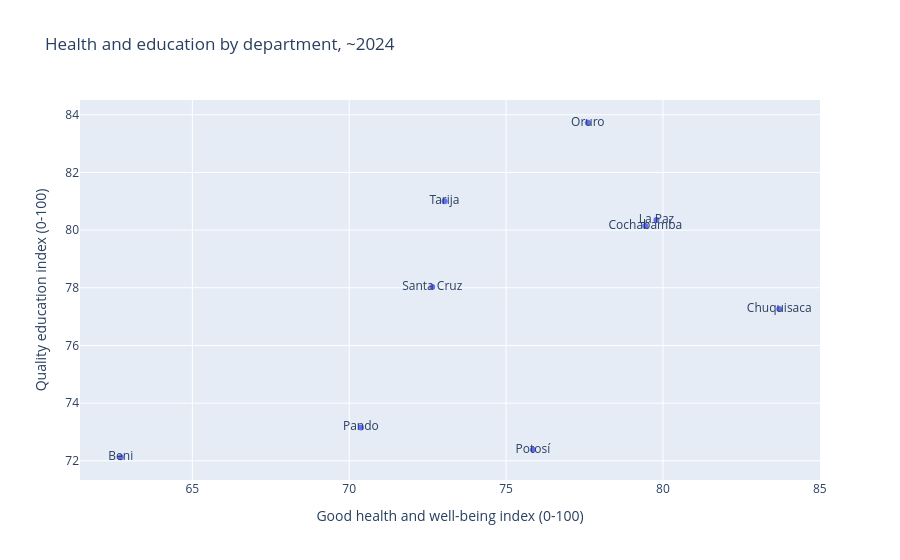

Here is the notebook cell this chart was saved with:
### Markdown cell above
`geo.combine()` puts several datasets on one scale, aggregating them as needed:

### Code cell
goals = geo.add_names(geo.combine(["sdg03", "sdg04"], scale="department", years=2024))
px.scatter(goals, x="index_sdg3", y="index_sdg4", text="name", labels=geo.labels(goals),
           title="Health and education by department, ~2024")

### Figure 1 — Plotly figure (JSON) as saved in the notebook; plotly's stock layout.template omitted (floating-point values rounded to 4 significant figures)
{"data": [{"hovertemplate": "Good health and well-being index (0-100)=%{x}<br>Quality education index (0-100)=%{y}<br>Unit name=%{text}<extra></extra>", "legendgroup": "", "marker": {"color": "#636efa", "symbol": "circle"}, "mode": "markers+text", "name": "", "orientation": "v", "showlegend": false, "text": ["Chuquisaca", "Cochabamba", "Beni", "La Paz", "Oruro", "Pando", "Potosí", "Santa Cruz", "Tarija"], "type": "scatter", "x": [83.71, 79.44, 62.72, 79.79, 77.6, 70.37, 75.85, 72.65, 73.04], "xaxis": "x", "y": [77.27, 80.14, 72.12, 80.35, 83.72, 73.16, 72.38, 78.03, 81.0], "yaxis": "y"}], "layout": {"legend": {"tracegroupgap": 0}, "title": {"text": "Health and education by department, ~2024"}, "xaxis": {"anchor": "y", "domain": [0.0, 1.0], "title": {"text": "Good health and well-being index (0-100)"}}, "yaxis": {"anchor": "x", "domain": [0.0, 1.0], "title": {"text": "Quality education index (0-100)"}}}}
